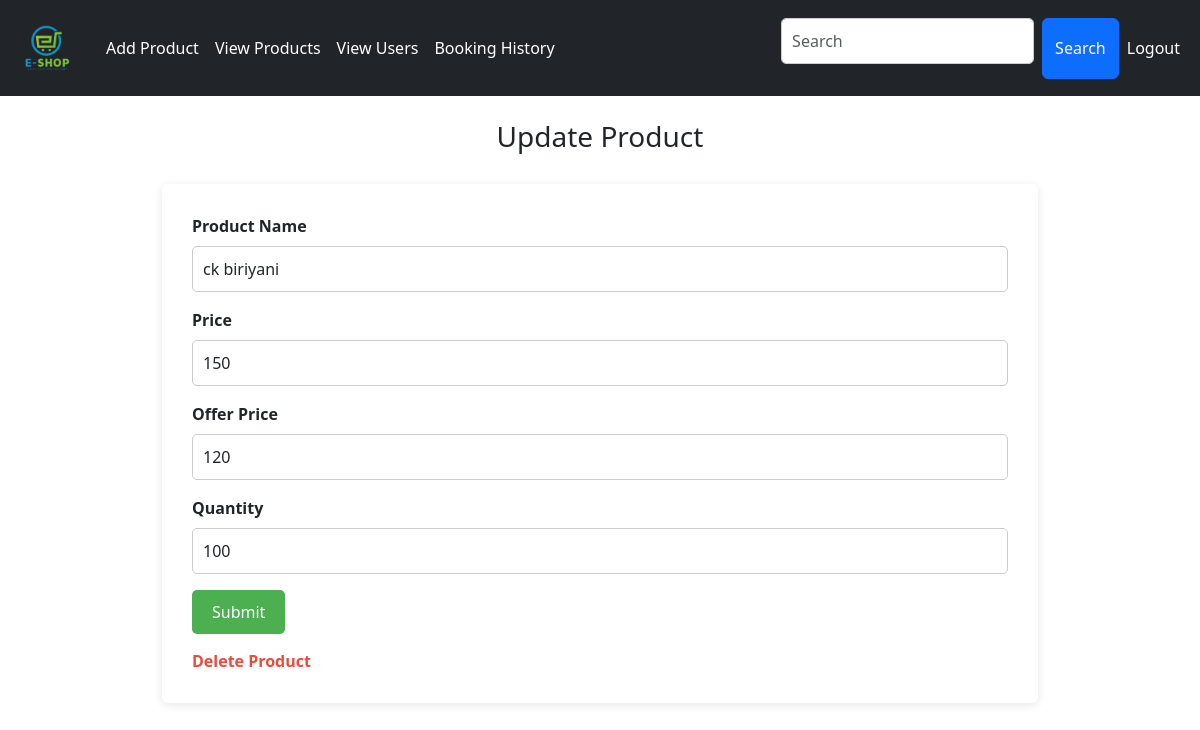
The page /proupdate/1 (signed in) on the database its author committed.
### app/models.py (models this page shows, shortened)
class Product(models.Model):
    name = models.TextField()
    discription = models.TextField()
    price = models.IntegerField()
    category = models.TextField()
    quantity = models.IntegerField()
    offerprice = models.IntegerField()
    image = models.FileField()

### app/views.py (the view, shortened to what this page needs)
# urls.py: path('proupdate/<int:id>',views.proupdate),
def proupdate(req,id):
    if 'shop' in req.session:
        data=Product.objects.get(pk=id)
        return render(req,'shop/proupdate.html',{'data':data})
    else:
        return redirect(login)

### template/shop/proupdate.html (shortened to what this page needs)
<!DOCTYPE html>
<html lang="en">
<head>
  <link href="https://cdn.jsdelivr.net/npm/bootstrap@5.3.3/dist/css/bootstrap.min.css" rel="stylesheet">
</head>
<body>
  <nav class="navbar navbar-expand-sm navbar-dark bg-dark">
    <div class="container-fluid">
      <a class="navbar-brand" href="../viewpro">
        <img src="../static/logo.png" alt="Logo" class="rounded-pill">
      </a>
      <div class="collapse navbar-collapse" id="navbarNav">
        <ul class="navbar-nav me-auto">
          <li class="nav-item"><a class="nav-link" href="../addpro">Add Product</a></li>
          <li class="nav-item"><a class="nav-link" href="../viewpro">View Products</a></li>
          <li class="nav-item"><a class="nav-link" href="../viewuser">View Users</a></li>
          <li class="nav-item"><a class="nav-link" href="../bookinghistory">Booking History</a></li>
        </ul>
        <form class="d-flex">
          <input class="form-control me-2" type="text" placeholder="Search">
          <button class="btn btn-primary" type="button">Search</button>
        </form>
        <ul class="navbar-nav">
          <li class="nav-item">
            <a class="nav-link" href="../logout">Logout</a>
          </li>
        </ul>
      </div>
    </div>
  </nav>
  <div class="container mt-4">
    <h3 class="text-center">Update Product</h3>
    <div class="card">
      <form action="" method="post">
        <div class="mb-3">
          <label for="name" class="form-label">Product Name</label>
          <input type="text" class="form-control" id="name" name="name" value="{{data.name}}" placeholder="Enter product name">
        </div>
        <div class="mb-3">
          <label for="price" class="form-label">Price</label>
          <input type="number" class="form-control" id="price" name="price" value="{{data.price}}" placeholder="Enter product price">
        </div>
        <div class="mb-3">
          <label for="offerprice" class="form-label">Offer Price</label>
          <input type="number" class="form-control" id="offerprice" name="offerprice" value="{{data.offerprice}}" placeholder="Enter offer price">
        </div>
        <div class="mb-3">
          <label for="quantity" class="form-label">Quantity</label>
          <input type="number" class="form-control" id="quantity" name="quantity" value="{{data.quantity}}" placeholder="Enter quantity">
        </div>
        <div class="d-flex justify-content-between">
          <input type="submit" value="Submit" class="btn-submit">
        </div>
      </form>
      <a href="../delete/{{data.pk}}" class="delete-link">Delete Product</a>
    </div>
  </div>
</body>
</html>

### template/shop/proupdate.html (style rules this page uses)
.navbar-nav .nav-link { color: white; }
.navbar-brand img { width: 70px; border-radius: 50%; }
.container { max-width: 900px; }
.card { margin-top: 30px; padding: 30px; border: none; box-shadow: 0 2px 10px rgba(0, 0, 0, 0.1); }
.form-label { font-weight: bold; }
.form-control { margin-bottom: 15px; border-radius: 5px; border: 1px solid #ccc; padding: 10px; }
.btn-submit { background-color: #4CAF50; color: white; padding: 10px 20px; border: none; border-radius: 5px; cursor: pointer; }
.delete-link { display: inline-block; margin-top: 15px; color: #e74c3c; text-decoration: none; font-weight: bold; }

### rows shown on the page
Product: name "ck biriyani", price "150", offerprice "120", quantity "100"
